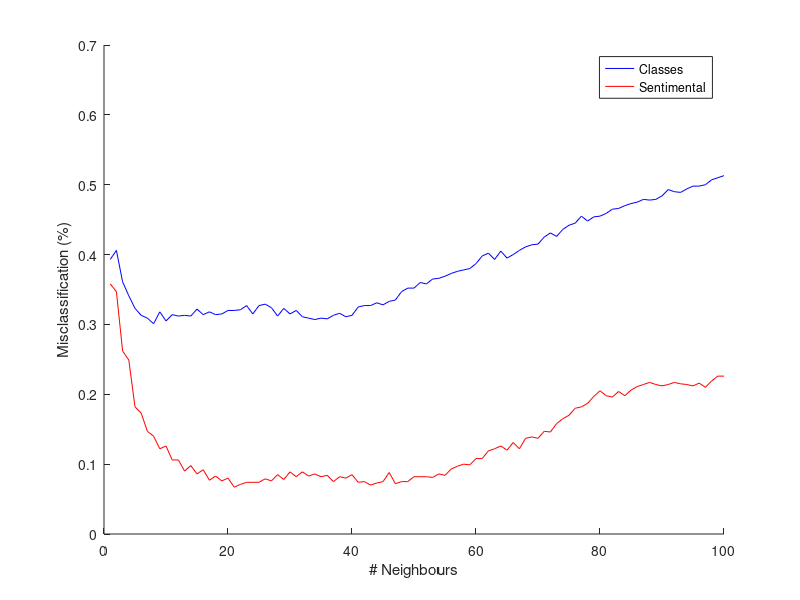

This figure's MATLAB source:
load knn_2000words_testdata100unigram.mat

hold on;
plot(x, 1-classes_error_rate, 'b')
plot(x, 1-sentimental_error_rate, 'r')
legend('Classes', 'Sentimental')
xlabel('# Neighbours')
ylabel('Misclassification (%)')